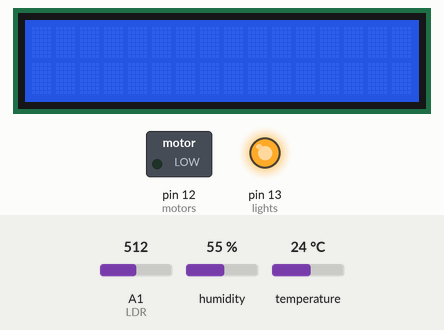
This sketch was run on a simulated Arduino Uno, built with avr-gcc and run on an emulated ATmega328P. Shown: 16×2 character LCD, switched loads named in the sketch (green lamp = pin HIGH), output pins drawn as LEDs (lit = HIGH). Inputs (shaded band) come from the test bench; at power-on: humidity 55 %, A1 (LDR) = 512, temperature 24 °C. The local clock reads 2024-03-15 10:24:30 at power-on unless the sketch sets it; what the sketch prints to the serial monitor is not drawn.

Above: at 1.2 s.
1.3 s: humidity set to 22 %
At 9.1 s:
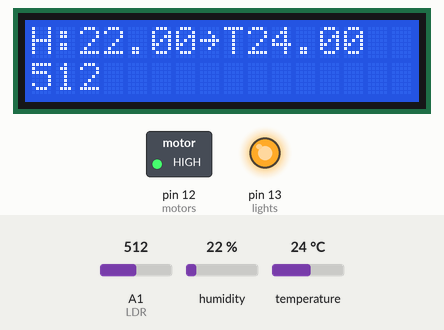
9.2 s: A1 (LDR) set to 716
At 10.6 s:
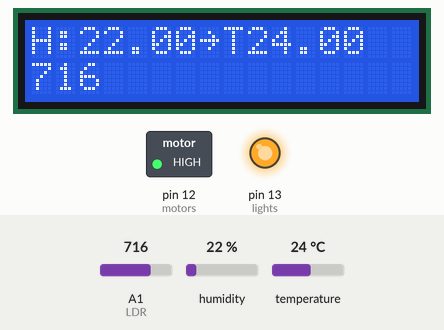
11.2 s: temperature set to 12 °C
At 14.0 s:
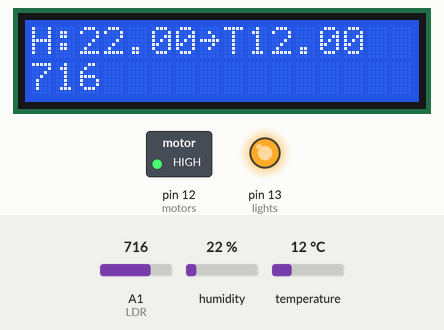
14.5 s: A1 (LDR) set to 900
At 15.9 s:
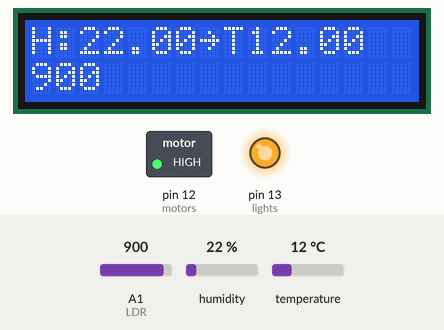
16.6 s: humidity set to 40 %
At 17.8 s:
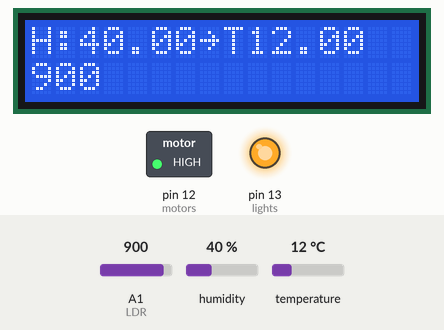
18.7 s: A1 (LDR) set to 1023
At 30.5 s:
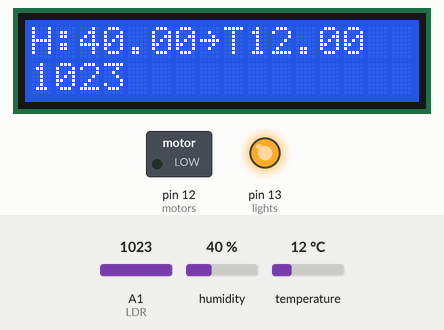
Timing chart, 0 to 31.6 s (numbered marks = the images above; inputs shaded):
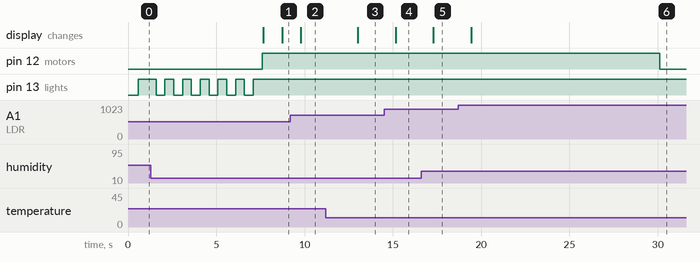

Measured:
- after the input at 1.3 s, the display: first differs from a run without the input after 7.4 s (image 1)
- after the input at 9.2 s, the display: changes after 0.59 s (image 2)
- after the input at 11.2 s, the display: changes after 1.8 s (image 3)
- after the input at 14.5 s, the display: changes after 0.66 s (image 4)
- after the input at 16.6 s, the display: changes after 0.70 s (image 5)
- after the input at 18.7 s, the display: changes after 0.74 s (image 6)
- by itself, pin 13 (lights): alternates HIGH for 0.50 s and LOW for 0.50 s, 12 changes in all, then stays HIGH

The sketch:

Hydroponics.ino
```cpp
#include <Wire.h>
#include <LiquidCrystal_I2C.h>
#include <DHT.h>
#include <DS1302.h>

LiquidCrystal_I2C lcd(0x27, 16, 2); //set LCD

#define DHTpin A0 //Set DHT pin
#define DHTtype 11 //Set DHT type
DHT dht(DHTpin, DHTtype);

#define LDR A1 //set LDR pin

#define lights 13 //relay pin for the growlights
#define motors 12 //relay pin for the exhaust

//RTC pins
#define RST 8
#define DAT 7
#define CLK 6
DS1302 rtc(RST, DAT, CLK);

int light_state0, light_state1, light_state2, light_state3; //LDR light readings
bool light_available = false; //light availability

void setup() {
  Serial.begin(9600); //Start serial operations

  rtc.halt(false);
  //rtc.writeProtect(false);
  //rtc.setTime(10, 7, 0);

  light_available = true; //initialize light availability

  //I/O
  pinMode(lights, OUTPUT);
  pinMode(motors, OUTPUT);
  pinMode(LDR, INPUT);

  dht.begin(); //Initiate DHT sensor

  //Initiate LCD
  lcd.init();
  lcd.backlight();
}

//light state algorithm
void set_light() {

  digitalWrite(lights, LOW);
  light_state0 = analogRead(LDR);
  Serial.print(light_state2);
  Serial.print(" ");
  delay(500);
  digitalWrite(lights, HIGH);
  delay(1000);

  //get first ldr reading
  light_state1 = analogRead(LDR);
  digitalWrite(lights, LOW);
  delay(500);
  Serial.print(light_state1);
  Serial.print(" ");
  digitalWrite(lights, HIGH);
  delay(500);

  //get second ldr reading
  digitalWrite(lights, LOW);
  light_state2 = analogRead(LDR);
  Serial.print(light_state2);
  Serial.print(" ");
  delay(500);
  digitalWrite(lights, HIGH);
  delay(500);

  //get third ldr reading
  digitalWrite(lights, LOW);
  light_state3 = analogRead(LDR);
  Serial.print(light_state3);
  Serial.print(" ");
  delay(500);
  digitalWrite(lights, HIGH);
  delay(500);

  //compare light states
  if (light_state1 > light_state2 && light_state1 > light_state3){
    Serial.println("L1");
    digitalWrite(lights, LOW);
    delay(500);
  }
  else if (light_state2 > light_state1 && light_state2 > light_state3){
    Serial.println("L2");
    digitalWrite(lights, LOW);
    delay(500);
    digitalWrite(lights, HIGH);
    delay(500);
    digitalWrite(lights, LOW);
    delay(500);
  }
  else {
    Serial.println("L3");
    digitalWrite(lights, LOW);
    delay(500);
    digitalWrite(lights, HIGH);
    delay(500);
    digitalWrite(lights, LOW);
    delay(500);
    digitalWrite(lights, HIGH);
    delay(500);
    digitalWrite(lights, LOW);
    delay(500);
  }
  digitalWrite(lights, HIGH);
  delay(500);
  light_available = false; //disable light availability
}

  void loop() {
  float humidity = dht.readHumidity(); //get humidity
  float temperature = dht.readTemperature(); //get temperature

  if (isnan(humidity) || isnan(temperature)) { //check if humidity and temperature are not letters
    Serial.println(F("Failed to read from DHT sensor!")); //print error if they are letters
    return;
    }

  Time t = rtc.getTime(); // returns a Time struct
  int hour = t.hour; // current hour
  int mint = t.min; // current minute
  int secc = t.sec; //current second

  //reset light availability at midnight
  if (hour == 0){
    light_available = true;
  }

  //open light at 6AM to 2PM
  if (hour >= 6 && hour < 14) {
        if (light_available) {
      set_light();
    }

  } else {
    digitalWrite(lights, LOW); //disable light after 2PM and before 6AM
  }

  //open motors every 20mins for 5mins
  if (mint >= 0 && mint < 5){
    digitalWrite(motors, HIGH);
  } else if (mint >= 20 && mint < 25){
    digitalWrite(motors, HIGH);
  } else if (mint >= 40 && mint < 45){
    digitalWrite(motors, HIGH);
  } else {
    digitalWrite(motors, LOW);
  }


  int lightLVL = analogRead(LDR); //get LDR reading


  //print data to Serial
  Serial.print(rtc.getDOWStr());
  Serial.print(" ");
  Serial.print(rtc.getDateStr());
  Serial.print(" ");
  Serial.println(rtc.getTimeStr());
  Serial.print("Humidity: ");
  Serial.println(humidity);
  Serial.print("Temperature: ");
  Serial.println(temperature);
  Serial.print("LDR: ");
  Serial.println(lightLVL);
  Serial.println(light_available);
  Serial.println("____________________");

  //print data to LCD
  lcd.setCursor(0,0);
  lcd.print("H:");
  lcd.print(humidity);
  lcd.print("~");
  lcd.print("T");
  lcd.print(temperature);
  lcd.setCursor(0, 1);
  lcd.print(lightLVL);
  delay(1000);
}
```
